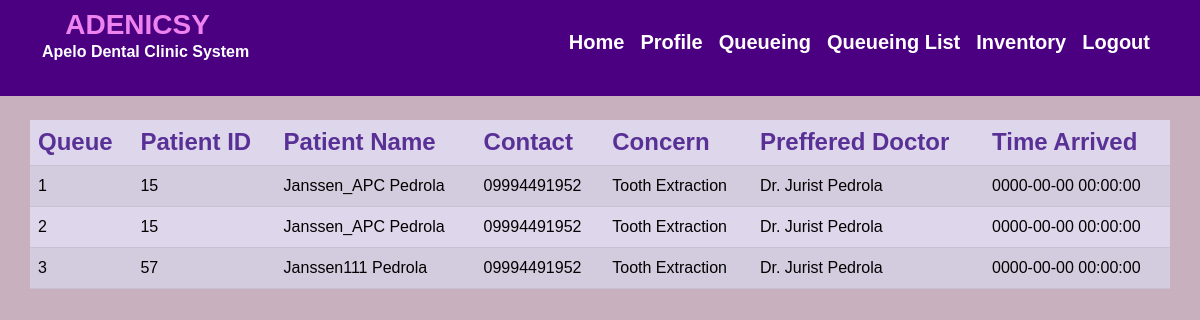
/employee/prio-queueing_list.php (signed in), run on the app's committed database.
### tables this page shows
CREATE TABLE `queueing_list` (
  `queueing_number` int(211) NOT NULL,
  `patient_id` int(211) NOT NULL,
  `patient_name` varchar(255) NOT NULL,
  `contact` varchar(11) NOT NULL,
  `concern` varchar(255) NOT NULL,
  `preffDoctor` varchar(255) NOT NULL,
  `time_arrived` datetime NOT NULL,
  `status` varchar(50) DEFAULT 'On-queued'
);

### employee/prio-queueing_list.php (the view, shortened to what this page needs)
<?php session_start();
include_once('../includes/config.php');
?>
<?php
include 'employee-nav-staff.php';
?>
<div class="container" style="padding-top: 120px;">
    <div class="row">
        <?php
        $sql = "SELECT * FROM queueing_list";
        $result = mysqli_query($con, $sql);
        echo '<table class="table table-primary table-striped">';
        echo '<thead class="text-primary h4">';
        echo '<tr>';
        echo '<th>Queue</th>';
        echo '<th>Patient ID</th>';
        echo '<th>Patient Name</th>';
        echo '<th>Contact</th>';
        echo '<th>Concern</th>';
        echo '<th>Preffered Doctor</th>';
        echo '<th>Time Arrived</th>';
        echo '</tr>';
        echo '</thead>';
        echo '<tbody>';
        if (mysqli_num_rows($result) > 0) {
            while ($row = mysqli_fetch_assoc($result)) {
                echo '<tr>';
                echo '<td> ' . $row["queueing_number"] . '</td>';
                echo '<td> ' . $row["patient_id"] . '</td>';
                echo '<td> ' . $row["patient_name"] . '</td>';
                echo '<td> ' . $row["contact"] . '</td>';
                echo '<td> ' . $row["concern"] . '</td>';
                echo '<td> ' . $row["preffDoctor"] . '</td>';
                echo '<td> ' . $row["time_arrived"] . '</td>';
                echo '</tr>';
            }
        }
        echo '</tbody>';
        echo '</table>';
        ?>
    </div>
</div>

### employee/newstyle.css (style rules this page uses)
body { background-color: hwb(325 9% 62% / 0.336); font-family: Arial; }

### data on the page
queueing_list: queueing_number "1", patient "15", patient_name "Janssen_APC Pedrola", contact "09994491952", concern "Tooth Extraction", preffDoctor "Dr. Jurist Pedrola", time_arrived "0000-00-00 00:00:00"
queueing_list: queueing_number "2", patient "15", patient_name "Janssen_APC Pedrola", contact "09994491952", concern "Tooth Extraction", preffDoctor "Dr. Jurist Pedrola", time_arrived "0000-00-00 00:00:00"
queueing_list: queueing_number "3", patient "57", patient_name "Janssen111 Pedrola", contact "09994491952", concern "Tooth Extraction", preffDoctor "Dr. Jurist Pedrola", time_arrived "0000-00-00 00:00:00"
